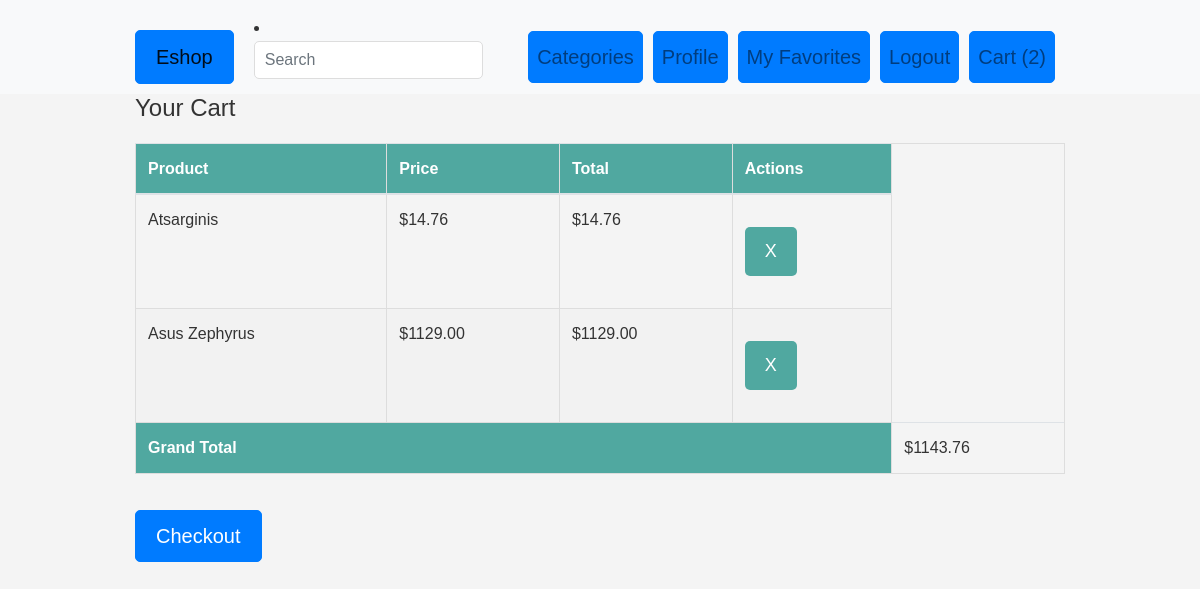
The app's page /cart-detail/ (signed in), older data.
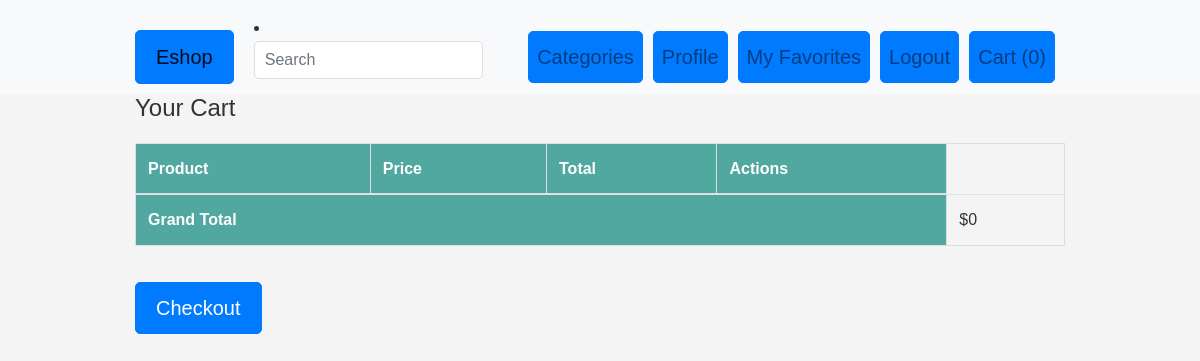
The same page, newer data.
### eshopas_app/models.py (models this page shows, shortened)
class Cart(models.Model):
    user = models.OneToOneField(User, on_delete=models.CASCADE)

class CartItem(models.Model):
    product = models.ForeignKey(Product, on_delete=models.CASCADE)
    quantity = models.PositiveIntegerField(default=1)
    created_at = models.DateTimeField(auto_now_add=True)
    cart = models.ForeignKey(Cart, on_delete=models.CASCADE, default=None)
    def total_price(self):
        return self.product.price * self.quantity

class Product(models.Model):
    product_id = models.IntegerField(default=0)
    name = models.CharField(max_length=100)
    price = models.DecimalField(max_digits=10, decimal_places=2)
    category = models.ForeignKey(Category, on_delete=models.CASCADE, default=1)
    image = models.ImageField(upload_to='product_images/', blank=True, null=True)
    thumbnail = ImageSpecField(source='image', processors=[ResizeToFill(150, 200)], format='JPEG', options={'quality': 90})
    is_featured = models.BooleanField(default=True)
    stock = models.PositiveIntegerField(default=0)
    description = models.TextField(blank=True)
    favorites = models.ManyToManyField(User, related_name='favorites', blank=True)

### eshopas_app/views.py (the view)
# urls.py: path('cart-detail/', views.cart_detail, name='cart_detail'),
@login_required
def cart_detail(request):
    user = request.user
    cart, created = Cart.objects.get_or_create(user=user)
    cart_items = CartItem.objects.filter(cart=cart)
    total_cart_value = sum(item.total_price() for item in cart_items)
    context = {
        'cart_items': cart_items,
        'total_cart_value': total_cart_value,
    }
    return render(request, 'cart_detail.html', context)

### eshopas_app/templates/cart_detail.html (shortened to what this page needs)
{% extends 'base.html' %}
{% load static %}
{% load myfilters %}
{% block content %}
    <h2>Your Cart</h2>
    <table class="table">
        <thead>
            <tr>
                <th>Product</th>
                <th>Price</th>
                <th>Total</th>
                <th>Actions</th>
            </tr>
        </thead>
        <tbody>
            {% for item in cart_items %}
                <tr>
                    <td>{{ item.product.name }}</td>
                    <td>${{ item.product.price }}</td>
                    <td>${{ item.total_price }}</td>
                    <td>
                        <form method="post" action="{% url 'remove_item' item.product.id %}">
                            <button type="submit">X</button>
                        </form>
                    </td>
                </tr>
            {% endfor %}
        </tbody>
        <tfoot>
            <tr>
                <th colspan="4">Grand Total</th>
                <td>${{ total_cart_value }}</td>
            </tr>
        </tfoot>
    </table>
    <a href="{% url 'checkout' %}" class="btn btn-primary">Checkout</a>
{% endblock %}

### eshopas_app/templates/base.html (shortened to what this page needs)
<!DOCTYPE html>
{% load static %}
{% load cart_tags %}
{% load myfilters %}
<html lang="en">
<head>
    <link rel="stylesheet" href="https://stackpath.bootstrapcdn.com/bootstrap/4.1.3/css/bootstrap.min.css">
    <link rel="stylesheet" type="text/css" href="{% static 'css/styles.css' %}">
</head>
<body>
<nav class="navbar navbar-expand-lg navbar-light bg-light">
    <div class="container">
        <a class="navbar-brand btn btn-primary" href="/">Eshop</a>
        <li>
            <form action="{% url 'search' %}" method="get" class="form-inline my-2 my-md-0">
                <input name="query" class="form-control" type="text" placeholder="Search">
            </form>
        </li>
        <div class="collapse navbar-collapse" id="navbarNavAltMarkup">
            <div class="navbar-nav ml-auto">
                <a class="nav-item nav-link btn btn-primary" href="/category/">Categories</a>
                {% if user.is_authenticated %}
                    <a class="nav-item nav-link btn btn-primary" href="/profile/">Profile</a>
                    <a class="nav-item nav-link btn btn-primary" href="/my-favorites/">My Favorites</a>
                    <a class="nav-item nav-link btn btn-primary" href="/logout/">Logout</a>
                    {% if request.user.cart %}
                        <a class="nav-item nav-link btn btn-primary cart-link" href="/cart-detail/">
                            Cart ({{ request.user.cart.cartitem_set.count }})
                        </a>
                    {% else %}
                        <a class="nav-item nav-link btn btn-primary cart-link" href="/cart-detail/">
                            Cart (0)
                        </a>
                    {% endif %}
                {% else %}
                    <a class="nav-item nav-link btn btn-primary" href="{% url 'login' %}">Login</a>
                    <a class="nav-item nav-link btn btn-primary" href="/register/">Register</a>
                {% endif %}
            </div>
        </div>
    </div>
</nav>
<div class="container">
    {% block content %}
    {% endblock %}
</div>
</body>
</html>

Row changes from the older to the newer data that the page shows:
removed CartItem: product.name "Atsarginis", product.price "14.76", total_price "14.76"
removed CartItem: product.name "Asus Zephyrus", product.price "1129.00", total_price "1129.00"
Text that changed along with them:
{{ request.user.cart.cartitem_set.count }}: "2" → "0"
{{ total_cart_value }}: "1143.76" → "0"
